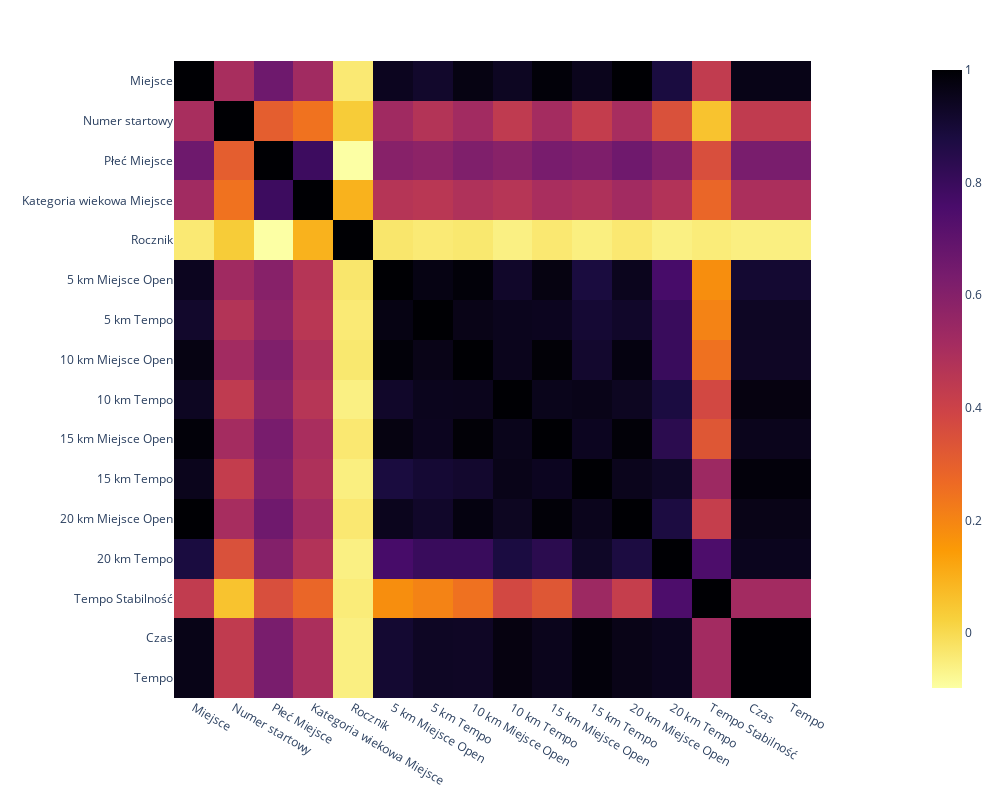

Source (notebook cell):
### Code cell
import plotly.express as px

combined_df.corr(numeric_only=True)

fig = px.imshow(
    combined_df.corr(numeric_only=True),
    color_continuous_scale="Inferno_r",
    width=1000,
    height=800
)
fig.show()

### Figure 1 — Plotly figure (JSON) as saved in the notebook; plotly's stock layout.template omitted (floating-point values rounded to 4 significant figures; data arrays with more than 128 entries replaced by an {"elided": "..."} marker saying what was removed)
{"data": [{"coloraxis": "coloraxis", "hovertemplate": "x: %{x}<br>y: %{y}<br>color: %{z}<extra></extra>", "name": "0", "type": "heatmap", "x": ["Miejsce", "Numer startowy", "Płeć Miejsce", "Kategoria wiekowa Miejsce", "Rocznik", "5 km Miejsce Open", "5 km Tempo", "10 km Miejsce Open", "10 km Tempo", "15 km Miejsce Open", "15 km Tempo", "20 km Miejsce Open", "20 km Tempo", "Tempo Stabilność", "Czas", "Tempo"], "xaxis": "x", "y": ["Miejsce", "Numer startowy", "Płeć Miejsce", "Kategoria wiekowa Miejsce", "Rocznik", "5 km Miejsce Open", "5 km Tempo", "10 km Miejsce Open", "10 km Tempo", "15 km Miejsce Open", "15 km Tempo", "20 km Miejsce Open", "20 km Tempo", "Tempo Stabilność", "Czas", "Tempo"], "yaxis": "y", "z": {"elided": "16x16 float values"}}], "layout": {"coloraxis": {"colorscale": [[0, "#fcffa4"], [0.1111, "#f7d13d"], [0.2222, "#fb9b06"], [0.3333, "#ed6925"], [0.4444, "#cf4446"], [0.5556, "#a52c60"], [0.6667, "#781c6d"], [0.7778, "#4a0c6b"], [0.8889, "#1b0c41"], [1, "#000004"]]}, "height": 800, "margin": {"t": 60}, "width": 1000, "xaxis": {"anchor": "y", "constrain": "domain", "domain": [0, 1], "scaleanchor": "y"}, "yaxis": {"anchor": "x", "autorange": "reversed", "constrain": "domain", "domain": [0, 1]}}}
